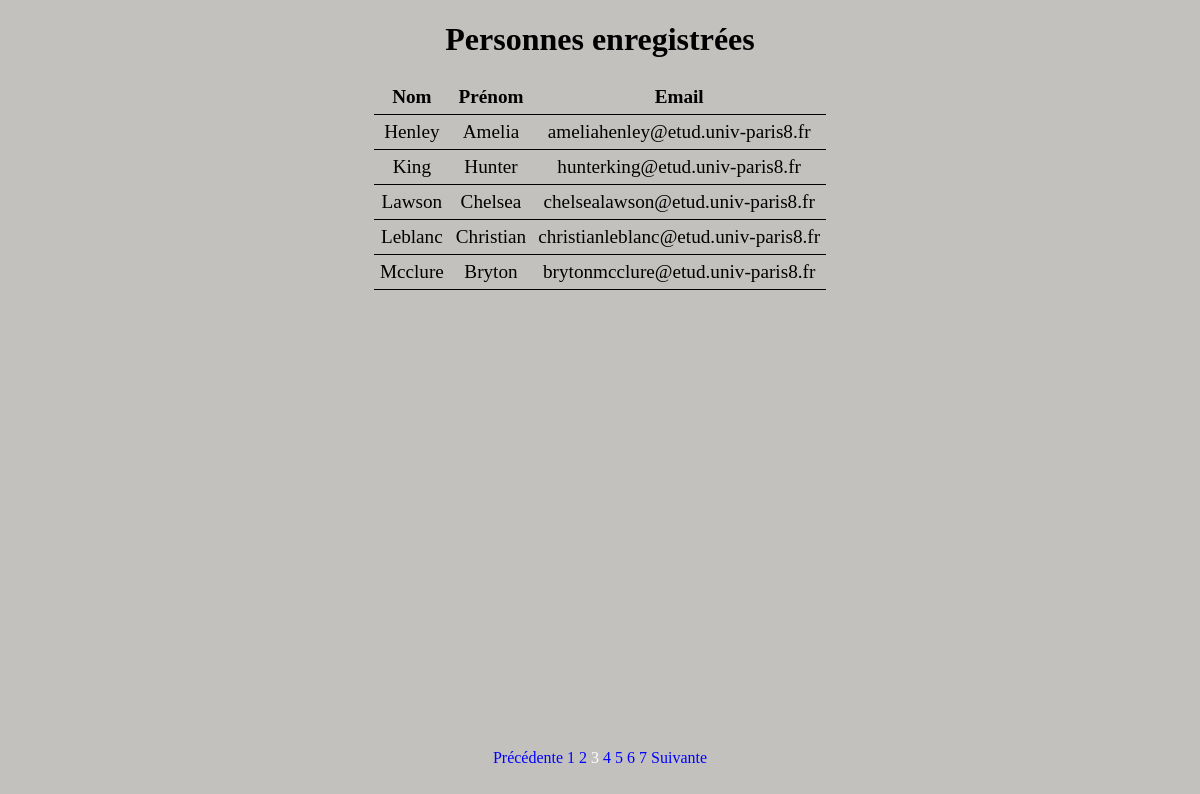
/?page=3, run on the app's committed database.
### tables this page shows
CREATE TABLE `personnes` (
  `nom` varchar(50) NOT NULL,
  `prenom` varchar(50) NOT NULL,
  `email` varchar(50) NOT NULL
);

### index.php (the view, shortened to what this page needs)
<?php
  if(isset($_GET['page']) && !empty($_GET['page'])){
    $currentPage = (int) strip_tags($_GET['page']);
  } else {
    $currentPage = 1;
  }
  require_once('connect.php');
  $result = $database->query('SELECT COUNT(*) AS nbPersonnes FROM `personnes`')->fetch();
  $nbPersonnes = (int) $result['nbPersonnes'];
  $personnesDisplayed = 5;
  $pages = ceil($nbPersonnes/$personnesDisplayed);
  $first = ($currentPage * $personnesDisplayed) - $personnesDisplayed;
  $query = $database->prepare('SELECT * FROM `personnes` LIMIT :first, :personnesDisplayed;');
  $query->bindValue(':first', $first, PDO::PARAM_INT);
  $query->bindValue(':personnesDisplayed', $personnesDisplayed, PDO::PARAM_INT);
  $query->execute();
  $personnes = $query->fetchAll(PDO::FETCH_ASSOC);
?>
<!DOCTYPE html>
<html lang="fr">
  <head>
    <link rel="stylesheet" href="css/style.css">
  </head>
  <body>
    <center>
      <h1>Personnes enregistrées</h1>
      <table>
        <thead>
          <th>Nom</th>
          <th>Prénom</th>
          <th>Email</th>
        </thead>
        <tbody>
          <?php
            foreach($personnes as $personne){
          ?>
            <tr>
              <td><?= $personne['nom'] ?></td>
              <td><?= $personne['prenom'] ?></td>
              <td><?= $personne['email'] ?></td>
            </tr>
          <?php
          }
          ?>
        </tbody>
      </table>
    </center>
    <div class="pages">
      <?php if ($currentPage != 1){ ?>
        <a href="./?page=<?= $currentPage - 1 ?>">Précédente</a>
      <?php } ?>
      <?php for($page = 1; $page <= $pages; $page++){ ?>
          <a href="./?page=<?= $page ?>" class="page-link <?= ($currentPage == $page) ? "active" : "" ?>"><?= $page ?></a>
      <?php } ?>
      <?php if ($currentPage != $pages){ ?>
        <a href="./?page=<?= $currentPage + 1 ?>" class="page-link">Suivante</a>
      <?php } ?>
    </div>
  </body>
</html>

### css/style.css (style rules this page uses)
body { background-color: rgb(195, 193, 190); }
.pages { position: fixed; left: 50%; bottom: 3%; transform: translate(-50%, -50%); margin: 0 auto; }
a { text-decoration: none; color: blue; }
.page-link.active { color: white; text-decoration: none; }
table { border-collapse: collapse; }
tr { border-bottom: 1pt solid black; }
td, th { text-align: center; padding: 6px; font-size:larger; }

### data on the page
personnes: nom "Henley", prenom "Amelia", email "ameliahenley@etud.univ-paris8.fr"
personnes: nom "King", prenom "Hunter", email "hunterking@etud.univ-paris8.fr"
personnes: nom "Lawson", prenom "Chelsea", email "chelsealawson@etud.univ-paris8.fr"
personnes: nom "Leblanc", prenom "Christian", email "christianleblanc@etud.univ-paris8.fr"
personnes: nom "Mcclure", prenom "Bryton", email "brytonmcclure@etud.univ-paris8.fr"
